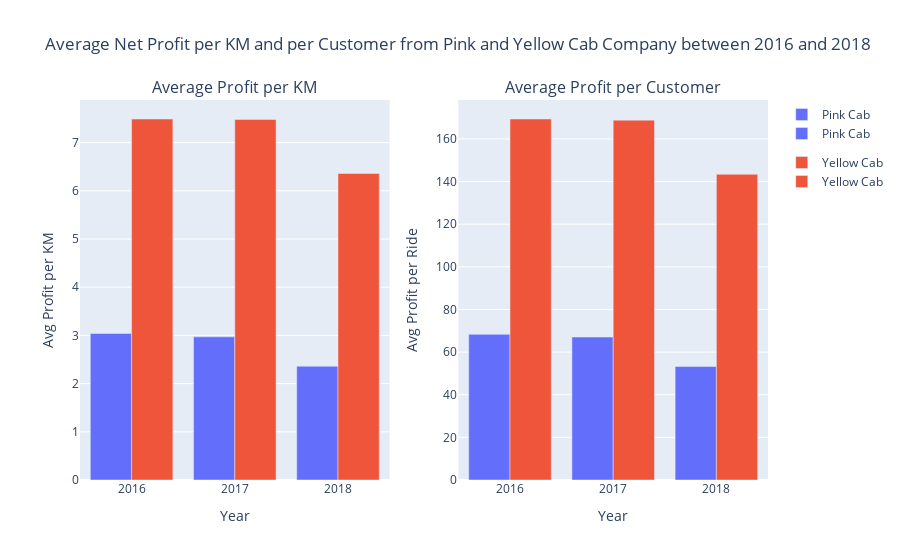

Notebook source saved alongside this figure:
### Markdown cell above
### How much profit each company can generate per trip and per KM

### Code cell
#Avg_per KM
avg_km= year_df.reset_index().pivot(columns='Company', index='Year', values='profit_km')
avg_km.index = avg_km.index.astype(str)
#Avg per Trip
avg_trip= year_df.reset_index().pivot(columns='Company', index='Year', values='profit_trip')
avg_trip.index = avg_km.index.astype(str)

#Create subplot 
bar1 = px.bar(avg_km,
              labels=dict(value="Average Profit per KM", Company="Cab Company"))
bar2 = px.bar(avg_trip,
              labels=dict(value="Average Profit per KM", Company="Cab Company"))

fig = make_subplots(rows=1, cols=2, 
subplot_titles=("Average Profit per KM", "Average Profit per Customer"))
for trace in bar1.data:
    fig.add_trace(trace, 1, 1)
for trace in bar2.data:
    fig.add_trace(trace, 1, 2)

fig.update_layout(barmode="group")
fig.update_layout(title_text='Average Net Profit per KM and per Customer from Pink and Yellow Cab Company between 2016 and 2018')

# edit axis labels
fig['layout']['xaxis']['title']='Year'
fig['layout']['xaxis2']['title']='Year'
fig['layout']['yaxis']['title']='Avg Profit per KM'
fig['layout']['yaxis2']['title']='Avg Profit per Ride'
fig.show()

### Figure 1 — Plotly figure (JSON) as saved in the notebook; plotly's stock layout.template omitted (floating-point values rounded to 4 significant figures)
{"data": [{"alignmentgroup": "True", "hovertemplate": "Cab Company=Pink Cab<br>Year=%{x}<br>Average Profit per KM=%{y}<extra></extra>", "legendgroup": "Pink Cab", "marker": {"color": "#636efa", "pattern": {"shape": ""}}, "name": "Pink Cab", "offsetgroup": "Pink Cab", "orientation": "v", "showlegend": true, "textposition": "auto", "type": "bar", "x": ["2016", "2017", "2018"], "xaxis": "x", "y": [3.04, 2.97, 2.36], "yaxis": "y"}, {"alignmentgroup": "True", "hovertemplate": "Cab Company=Yellow Cab<br>Year=%{x}<br>Average Profit per KM=%{y}<extra></extra>", "legendgroup": "Yellow Cab", "marker": {"color": "#EF553B", "pattern": {"shape": ""}}, "name": "Yellow Cab", "offsetgroup": "Yellow Cab", "orientation": "v", "showlegend": true, "textposition": "auto", "type": "bar", "x": ["2016", "2017", "2018"], "xaxis": "x", "y": [7.49, 7.48, 6.36], "yaxis": "y"}, {"alignmentgroup": "True", "hovertemplate": "Cab Company=Pink Cab<br>Year=%{x}<br>Average Profit per KM=%{y}<extra></extra>", "legendgroup": "Pink Cab", "marker": {"color": "#636efa", "pattern": {"shape": ""}}, "name": "Pink Cab", "offsetgroup": "Pink Cab", "orientation": "v", "showlegend": true, "textposition": "auto", "type": "bar", "x": ["2016", "2017", "2018"], "xaxis": "x2", "y": [68.32, 67.07, 53.23], "yaxis": "y2"}, {"alignmentgroup": "True", "hovertemplate": "Cab Company=Yellow Cab<br>Year=%{x}<br>Average Profit per KM=%{y}<extra></extra>", "legendgroup": "Yellow Cab", "marker": {"color": "#EF553B", "pattern": {"shape": ""}}, "name": "Yellow Cab", "offsetgroup": "Yellow Cab", "orientation": "v", "showlegend": true, "textposition": "auto", "type": "bar", "x": ["2016", "2017", "2018"], "xaxis": "x2", "y": [169.3, 168.8, 143.4], "yaxis": "y2"}], "layout": {"annotations": [{"font": {"size": 16}, "showarrow": false, "text": "Average Profit per KM", "x": 0.225, "xanchor": "center", "xref": "paper", "y": 1, "yanchor": "bottom", "yref": "paper"}, {"font": {"size": 16}, "showarrow": false, "text": "Average Profit per Customer", "x": 0.775, "xanchor": "center", "xref": "paper", "y": 1, "yanchor": "bottom", "yref": "paper"}], "barmode": "group", "title": {"text": "Average Net Profit per KM and per Customer from Pink and Yellow Cab Company between 2016 and 2018"}, "xaxis": {"anchor": "y", "domain": [0, 0.45], "title": {"text": "Year"}}, "xaxis2": {"anchor": "y2", "domain": [0.55, 1], "title": {"text": "Year"}}, "yaxis": {"anchor": "x", "domain": [0, 1], "title": {"text": "Avg Profit per KM"}}, "yaxis2": {"anchor": "x2", "domain": [0, 1], "title": {"text": "Avg Profit per Ride"}}}}
